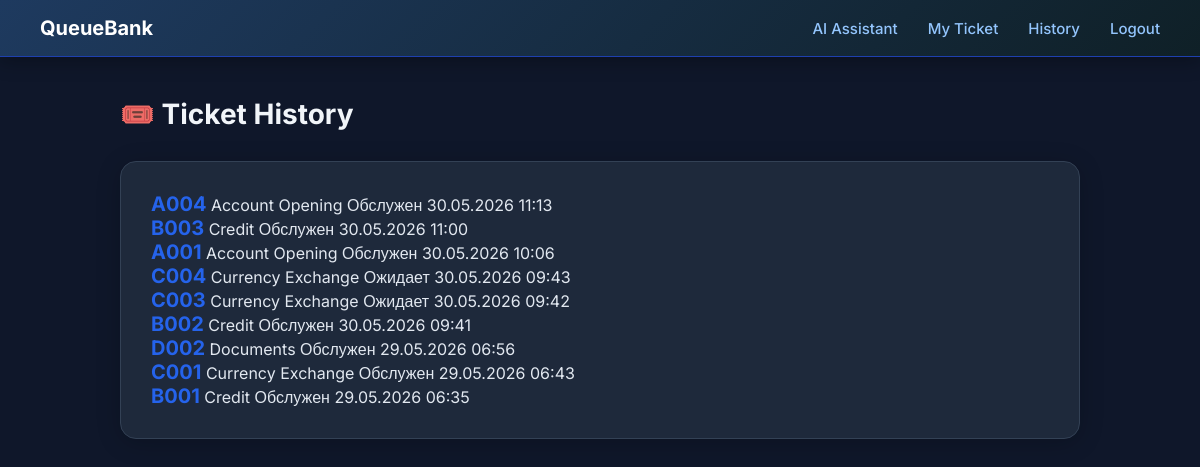
The app's page /history/ (signed in) with its own data.
### tickets/models.py (models this page shows, shortened)
class Ticket(models.Model):
    STATUS = [
        ('waiting',   'Ожидает'),
        ('called',    'Вызван'),
        ('done',      'Обслужен'),
        ('cancelled', 'Отменён'),
    ]
    number=models.CharField(max_length=10)
    status=models.CharField(max_length=20, choices=STATUS, default='waiting')
    created_at=models.DateTimeField(auto_now_add=True)
    called_at=models.DateTimeField(null=True, blank=True)
    served_at=models.DateTimeField(null=True, blank=True)
    client=models.ForeignKey(User, on_delete=models.CASCADE)
    service=models.ForeignKey(Service, on_delete=models.CASCADE)
    window = models.ForeignKey(Window, on_delete=models.CASCADE, null=True, blank=True)

class Service(models.Model):
    name=models.CharField(max_length=100)
    code=models.CharField(max_length=5)
    description=models.TextField(blank=True, null=True)
    is_active=models.BooleanField(default=True)

### tickets/views.py (the view)
# urls.py: path('history/', views.ticket_history, name='ticket_history'),
@login_required
@permission_required('tickets.view_ticket', raise_exception=True)
def ticket_history(request):
    tickets = Ticket.objects.filter(
        client=request.user
    ).order_by('-created_at')
    return render(request, 'tickets/history.html', {'tickets': tickets})

### templates/tickets/history.html
{% extends 'base.html' %}
{% block content %}
<div class="container">
    <h2>🎟️ Ticket History</h2>
    <br>
    {% if tickets %}
    <div class="card">
        {% for ticket in tickets %}
        <div class="queue-item">
            <span style="font-size:20px;font-weight:700;color:#2563eb;">{{ ticket.number }}</span>
            <span>{{ ticket.service.name }}</span>
            <span class="status-{{ ticket.status }}">{{ ticket.get_status_display }}</span>
            <span>{{ ticket.created_at|date:"d.m.Y H:i" }}</span>
        </div>
        {% endfor %}
    </div>
    {% else %}
    <div class="card">
        <h3>No tickets yet!</h3>
        <br>
        <a href="{% url 'home' %}" class="btn">Take a ticket</a>
    </div>
    {% endif %}
</div>
{% endblock %}

### static/style.css (style rules this page uses)
* { margin: 0; padding: 0; box-sizing: border-box; }
body { font-family: 'Inter', sans-serif; background-color: #0f172a; color: #e2e8f0; min-height: 100vh; }
.container { max-width: 1000px; margin: 40px auto; padding: 0 20px; }
.card { background: #1e293b; border-radius: 16px; padding: 30px; margin-bottom: 20px; border: 1px solid #334155; box-shadow: 0 4px 24px rgba(0,0,0,0.2); }
h1, h2 { font-size: 28px; font-weight: 700; color: #f1f5f9; margin-bottom: 10px; }

### records on screen
Ticket: number "A004", service.name "Account Opening", status "Обслужен", created_at "30.05.2026 11:13"
Ticket: number "B003", service.name "Credit", status "Обслужен", created_at "30.05.2026 11:00"
Ticket: number "A001", service.name "Account Opening", status "Обслужен", created_at "30.05.2026 10:06"
Ticket: number "C004", service.name "Currency Exchange", status "Ожидает", created_at "30.05.2026 09:43"
Ticket: number "C003", service.name "Currency Exchange", status "Ожидает", created_at "30.05.2026 09:42"
Ticket: number "B002", service.name "Credit", status "Обслужен", created_at "30.05.2026 09:41"
Ticket: number "D002", service.name "Documents", status "Обслужен", created_at "29.05.2026 06:56"
Ticket: number "C001", service.name "Currency Exchange", status "Обслужен", created_at "29.05.2026 06:43"
Ticket: number "B001", service.name "Credit", status "Обслужен", created_at "29.05.2026 06:35"
